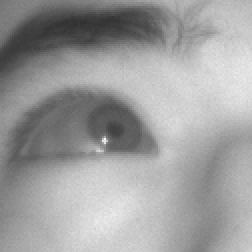
//> input picture input/28.png, 126 x 126 px (shown 2 times larger)
$ ./single_eye_detect   (built with g++ and OpenCV 4)
//> lines starting //> are read from the running program, lines starting //| are printed output that depends on the picture; after the words box and inside, x2 and y2 are one past the last pixel; in counts of white or black regions, pixels touching at a corner belong together
#include <opencv2/opencv.hpp>
#include <iostream>
#include <vector>
#include <cmath>
#include <algorithm>


// 添加 GradientIntersect 类
class GradientIntersect {
private:
    // 创建网格向量场
    cv::Mat createGrid(int rows, int cols) {
        cv::Mat grid(2 * rows - 1, 2 * cols - 1, CV_32FC2);

        for (int y = 1 - rows; y < rows; y++) {
            for (int x = 1 - cols; x < cols; x++) {
                float norm = std::sqrt(x * x + y * y);
                if (norm == 0) norm = 1;
                int grid_y = y + rows - 1;
                int grid_x = x + cols - 1;
                grid.at<cv::Vec2f>(grid_y, grid_x) = cv::Vec2f(y / norm, x / norm);
            }
        }
        return grid;
    }

    // 计算归一化梯度
    cv::Mat createGradient(const cv::Mat& image) {
        cv::Mat grad_x, grad_y;
        cv::Sobel(image, grad_x, CV_32F, 1, 0);
        cv::Sobel(image, grad_y, CV_32F, 0, 1);

        cv::Mat gradient(image.size(), CV_32FC2);
        for (int y = 0; y < image.rows; y++) {
            for (int x = 0; x < image.cols; x++) {
                float gx = grad_x.at<float>(y, x);
                float gy = grad_y.at<float>(y, x);
                float norm = std::sqrt(gx * gx + gy * gy);
                if (norm == 0) norm = 1;
                gradient.at<cv::Vec2f>(y, x) = cv::Vec2f(gy / norm, gx / norm);
            }
        }
        return gradient;
    }

public:
    cv::Point locate(const cv::Mat& image, double sigma = 2, int accuracy = 1) {
        cv::Mat float_image;
        image.convertTo(float_image, CV_32F);
        cv::normalize(float_image, float_image, 0, 1, cv::NORM_MINMAX);

        cv::Mat blurred;
        cv::GaussianBlur(float_image, blurred, cv::Size(0, 0), sigma);

        // 限制搜索范围到中心区域
        int border = 5;  // 边界像素
        int start_y = border;
        int end_y = image.rows - border;
        int start_x = border;
        int end_x = image.cols - border;

        cv::Mat grid = createGrid(image.rows, image.cols);
        cv::Mat gradient = createGradient(float_image);

        cv::Mat scores = cv::Mat::zeros(image.size(), CV_32F);

        // 使用OpenMP并行计算
#pragma omp parallel for collapse(2) schedule(dynamic)
        for (int cy = start_y; cy < end_y; cy += accuracy) {
            for (int cx = start_x; cx < end_x; cx += accuracy) {
                float score = 0;
                float blur_val = blurred.at<float>(cy, cx);

                int window_size = 15;
                int start_wy = std::max(0, cy - window_size);
                int end_wy = std::min(image.rows, cy + window_size);
                int start_wx = std::max(0, cx - window_size);
                int end_wx = std::min(image.cols, cx + window_size);

                for (int y = start_wy; y < end_wy; y+=2) {
                    for (int x = start_wx; x < end_wx; x+=2) {
                        cv::Vec2f disp = grid.at<cv::Vec2f>(
                            image.rows - cy - 1 + y,
                            image.cols - cx - 1 + x
                        );
                        cv::Vec2f grad = gradient.at<cv::Vec2f>(y, x);
                        float dot = disp[0] * grad[0] + disp[1] * grad[1];
                        score += dot * dot;
                    }
                }
                scores.at<float>(cy, cx) = score * (1 - blur_val);
            }
        }

        cv::Point maxLoc;
        cv::minMaxLoc(scores, nullptr, nullptr, nullptr, &maxLoc);
        return maxLoc;
    }

    cv::Mat getGradientImage(const cv::Mat& image) {
        cv::Mat float_image;
        image.convertTo(float_image, CV_32F);
        cv::normalize(float_image, float_image, 0, 1, cv::NORM_MINMAX);

        cv::Mat gradient = createGradient(float_image);

        cv::Mat gradient_vis(image.size(), CV_8UC1);
        for (int y = 0; y < image.rows; y ++) {
            for (int x = 0; x < image.cols; x ++) {
                cv::Vec2f grad = gradient.at<cv::Vec2f>(y, x);
                float magnitude = std::sqrt(grad[0] * grad[0] + grad[1] * grad[1]);
                gradient_vis.at<uchar>(y, x) = cv::saturate_cast<uchar>(magnitude * 255);
            }
        }
        return gradient_vis;
    }
};

int main() {
    // 读取单个眼睛区域图像
    cv::Mat eye_image = cv::imread("28.png", cv::IMREAD_GRAYSCALE);
//> eye_image is the input picture: 126 rows x 126 cols, CV_8UC1; min 49, max 247, mean 157.9
    if (eye_image.empty()) {
        std::cerr << "Error: Unable to load eye image!" << std::endl;
        return -1;
    }
    std::cout << "Eye image loaded successfully. Size: " << eye_image.size() << std::endl;
//| Eye image loaded successfully. Size: [126 x 126]

    try {
        // 创建瞳孔检测器
        GradientIntersect detector;

        // 定位瞳孔中心
        cv::Point pupil = detector.locate(eye_image);
//> in locate, `cv::normalize(float_image, float_image, 0, 1, cv::NORM_MINMAX);`:
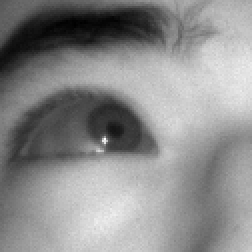
//> float_image: 126 rows x 126 cols, CV_32FC1 (shown 2 times larger); min 0, max 1, mean 0.55
//> in createGradient, `cv::Sobel(image, grad_x, CV_32F, 1, 0);`:
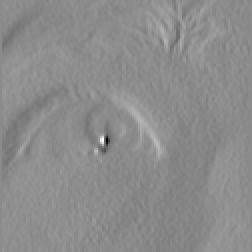
//> grad_x: 126 rows x 126 cols, CV_32FC1 (shown 2 times larger); min -2.38, max 1.98, mean 0.0228; drawn with min black and max white
//> in createGradient, `cv::Sobel(image, grad_y, CV_32F, 0, 1);`:
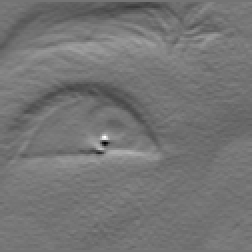
//> grad_y: 126 rows x 126 cols, CV_32FC1 (shown 2 times larger); min -1.61, max 1.92, mean 0.0103; drawn with min black and max white
//> after the loop in locate, `for (int cy = start_y; cy < end_y; cy += accuracy)`:
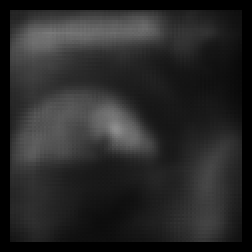
//> scores: 126 rows x 126 cols, CV_32FC1 (shown 2 times larger); min 0, max 141.4, mean 40.5
//> in locate, `cv::minMaxLoc(scores, nullptr, nullptr, nullptr, &maxLoc);`: maxLoc = Point(58, 64)
//> pupil = Point(58, 64)
        cv::Mat gradient = detector.getGradientImage(eye_image);
//> after the loop in getGradientImage, `for (int y = 0; y < image.rows; y ++)`:
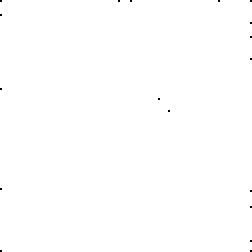
//> gradient_vis: 126 rows x 126 cols, CV_8UC1 (shown 2 times larger); 99.9% white; black in thin lines or dots

        // 在图像上标记结果
        cv::Mat result = eye_image.clone();
        cv::circle(result, pupil, 3, cv::Scalar(255), -1);
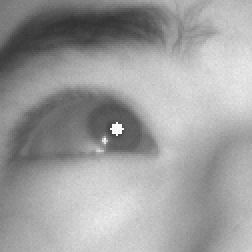
//> result: 126 rows x 126 cols, CV_8UC1 (shown 2 times larger); 0.18% of pixels changed, all inside (x1, y1, x2, y2) = (55, 61, 62, 68)
        cv::circle(result, pupil, 10, cv::Scalar(255), 1);
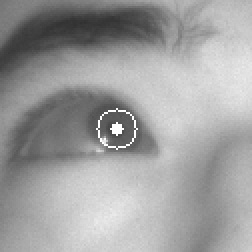
//> result: 126 rows x 126 cols, CV_8UC1 (shown 2 times larger); 0.35% of pixels changed, all inside (x1, y1, x2, y2) = (48, 54, 69, 75)

        // 显示结果
        cv::namedWindow("Original Eye", cv::WINDOW_NORMAL);
        cv::namedWindow("Result", cv::WINDOW_NORMAL);
        cv::namedWindow("Gradient", cv::WINDOW_NORMAL);

        cv::resizeWindow("Original Eye", 400, 300);
        cv::resizeWindow("Result", 400, 300);
        cv::resizeWindow("Gradient", 400, 300);

        cv::imshow("Original Eye", eye_image);
        cv::imshow("Result", result);
        cv::imshow("Gradient", gradient);

        // 输出瞳孔坐标
        std::cout << "Pupil position: (" << pupil.x << ", " << pupil.y << ")" << std::endl;
//| Pupil position: (58, 64)
        std::cout << "Press any key to exit..." << std::endl;

        cv::waitKey(0);
        cv::destroyAllWindows();
    }
    catch (const std::exception& e) {
        std::cerr << "Error: " << e.what() << std::endl;
        return -1;
    }

    return 0;
}

$ run again, with input/10.png copied over input/28.png
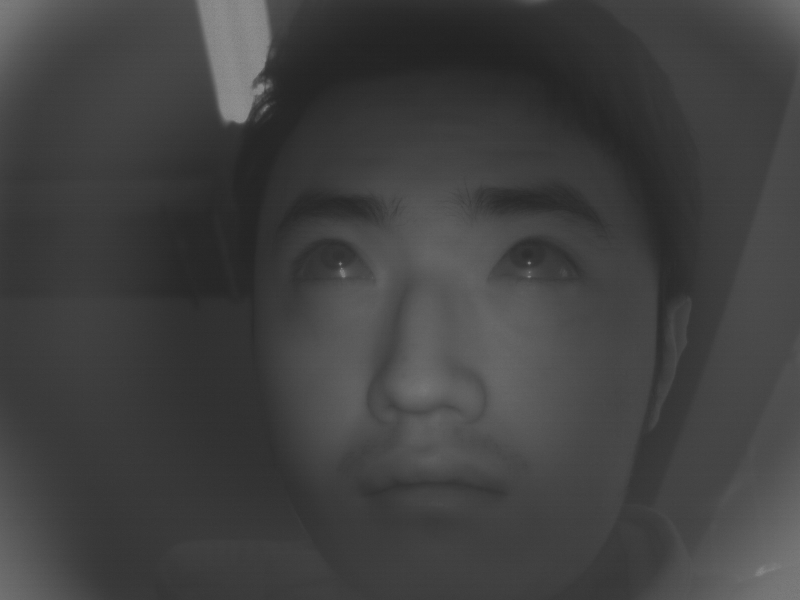
//> input picture input/10.png, 800 x 600 px
//> eye_image is the input picture: 600 rows x 800 cols, CV_8UC1; min 33, max 145, mean 65.1
//| Eye image loaded successfully. Size: [800 x 600]
//> after the loop in locate, `for (int cy = start_y; cy < end_y; cy += accuracy)`:
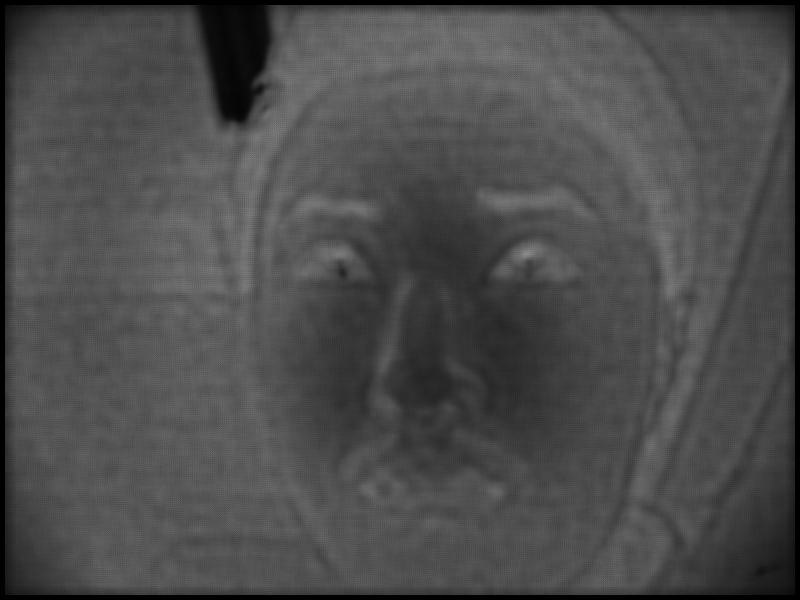
//> scores: 600 rows x 800 cols, CV_32FC1; min 0, max 139.4, mean 76.5
//> maxLoc = Point(526, 254)
//> after the loop in getGradientImage, `for (int y = 0; y < image.rows; y ++)`:
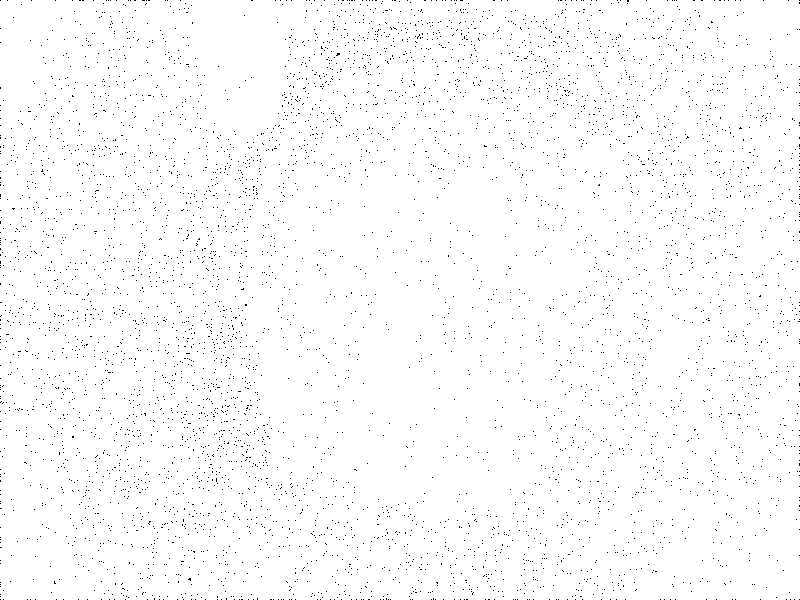
//> gradient_vis: 600 rows x 800 cols, CV_8UC1; 98.7% white; black in thin lines or dots
//| Pupil position: (526, 254)

$ run again, with input/12.png copied over input/28.png
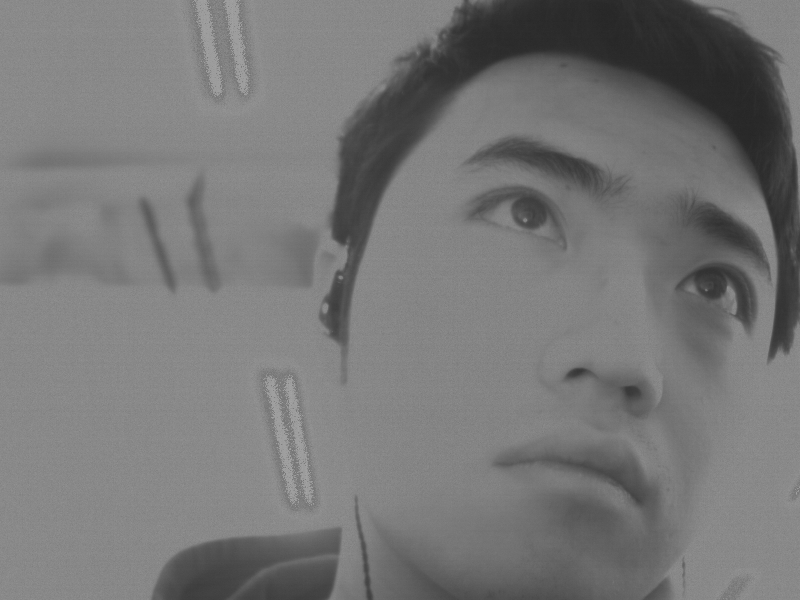
//> input picture input/12.png, 800 x 600 px
//> eye_image is the input picture: 600 rows x 800 cols, CV_8UC1; min 37, max 164, mean 119
//| Eye image loaded successfully. Size: [800 x 600]
//> after the loop in locate, `for (int cy = start_y; cy < end_y; cy += accuracy)`:
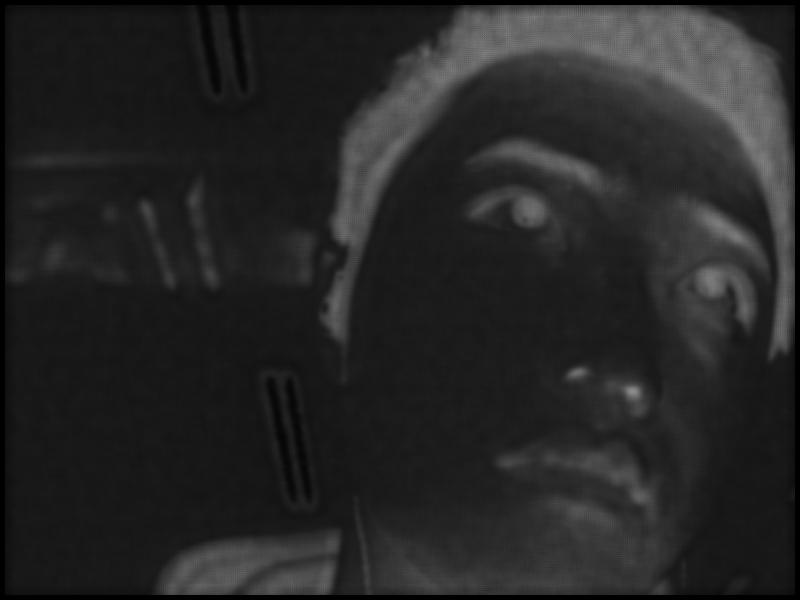
//> scores: 600 rows x 800 cols, CV_32FC1; min 0, max 140.4, mean 38
//> maxLoc = Point(632, 391)
//> after the loop in getGradientImage, `for (int y = 0; y < image.rows; y ++)`:
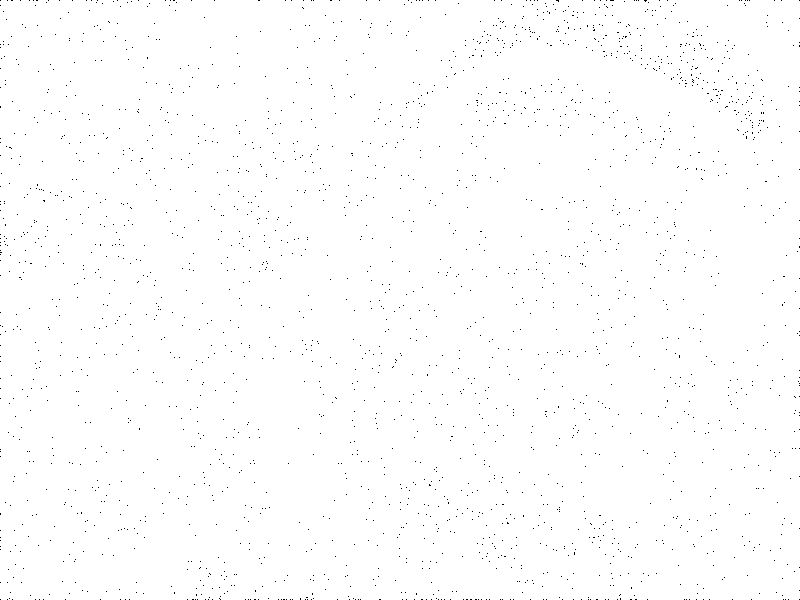
//> gradient_vis: 600 rows x 800 cols, CV_8UC1; 99.5% white; black in thin lines or dots
//| Pupil position: (632, 391)
